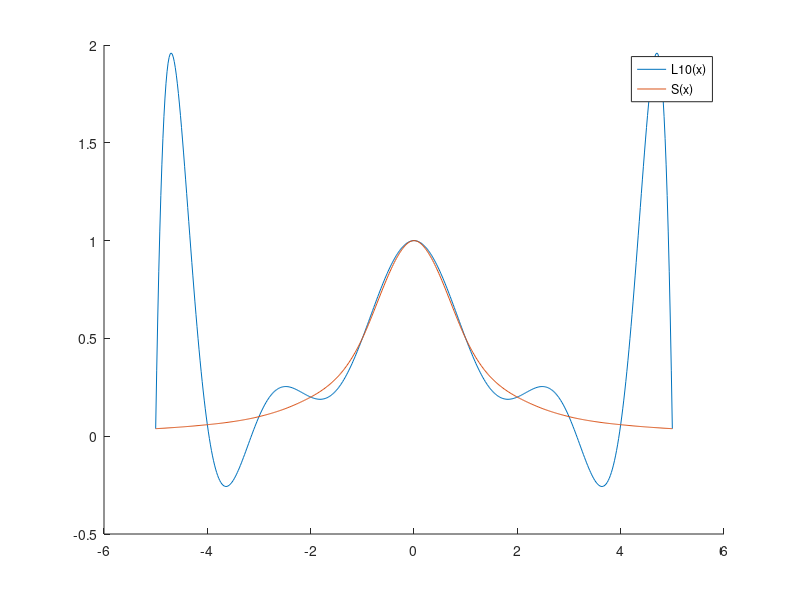

Reproduce this figure in MATLAB.
clear all

f = @(x) 1 ./ (1 + x.^2);
df = @(x) -2 * x ./ (1+x.^2) .^ 2;
a = -5;
b = 5;
n = 10;
x = a:(b-a)/n:b;
y = f(x);
xh = a:(b-a)/500:b;

% 10次Lagrange插值多项式
yh1 = zeros(size(xh));
for k = 1:n+1
    fracVal = prod(x(k) - x([1:k-1, k+1:end]));
    for i = 1:length(xh)
        yh1(i) = yh1(i) + y(k) * prod(xh(i) - x([1:k-1, k+1:end])) / fracVal;
    end
end

% 三次样条插值多项式
df0 = df(a);
dfn = df(b);
yh2 = spline(x, [df0, y, dfn], xh);

figure;
hold on;
plot(xh, yh1);
plot(xh, yh2);
hold off;
legend('L10(x)', 'S(x)');